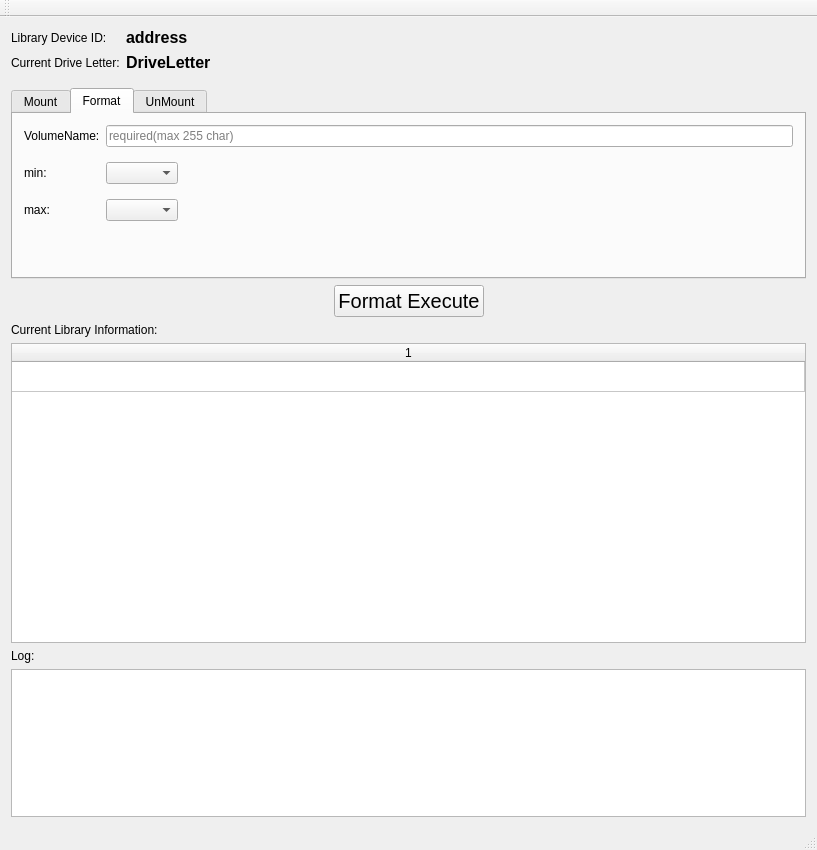
<?xml version="1.0" encoding="UTF-8"?>
<ui version="4.0">
 <class>MainWindow</class>
 <widget class="QMainWindow" name="MainWindow">
  <property name="geometry">
   <rect>
    <x>0</x>
    <y>0</y>
    <width>817</width>
    <height>850</height>
   </rect>
  </property>
  <property name="windowTitle">
   <string>LTFS LE Manager v1.0.1</string>
  </property>
  <widget class="QWidget" name="centralWidget">
   <layout class="QVBoxLayout" name="verticalLayout">
    <item>
     <layout class="QFormLayout" name="formLayout_2">
      <property name="labelAlignment">
       <set>Qt::AlignLeading|Qt::AlignLeft|Qt::AlignVCenter</set>
      </property>
      <property name="formAlignment">
       <set>Qt::AlignLeading|Qt::AlignLeft|Qt::AlignTop</set>
      </property>
      <property name="bottomMargin">
       <number>10</number>
      </property>
      <item row="0" column="0">
       <widget class="QLabel" name="label_DriveAddress">
        <property name="text">
         <string>Library Device ID:</string>
        </property>
       </widget>
      </item>
      <item row="0" column="1">
       <widget class="QLabel" name="label_DriveAddress_cur">
        <property name="font">
         <font>
          <pointsize>12</pointsize>
          <weight>75</weight>
          <bold>true</bold>
         </font>
        </property>
        <property name="text">
         <string>address</string>
        </property>
       </widget>
      </item>
      <item row="1" column="0">
       <widget class="QLabel" name="label_DriveLetter">
        <property name="text">
         <string>Current Drive Letter:</string>
        </property>
       </widget>
      </item>
      <item row="1" column="1">
       <widget class="QLabel" name="label_DriveLetter_cur">
        <property name="font">
         <font>
          <pointsize>12</pointsize>
          <weight>75</weight>
          <bold>true</bold>
         </font>
        </property>
        <property name="text">
         <string>DriveLetter</string>
        </property>
       </widget>
      </item>
     </layout>
    </item>
    <item>
     <widget class="QTabWidget" name="tabWidget_Comannds">
      <property name="sizePolicy">
       <sizepolicy hsizetype="Expanding" vsizetype="Preferred">
        <horstretch>0</horstretch>
        <verstretch>0</verstretch>
       </sizepolicy>
      </property>
      <property name="currentIndex">
       <number>1</number>
      </property>
      <widget class="QWidget" name="tab_mount">
       <attribute name="title">
        <string>Mount</string>
       </attribute>
       <attribute name="toolTip">
        <string>Mount the LTO of LTFS format, so that you can use.</string>
       </attribute>
       <layout class="QGridLayout" name="gridLayout">
        <item row="3" column="0">
         <widget class="QLabel" name="label_synctime">
          <property name="text">
           <string>Synctime(min)</string>
          </property>
         </widget>
        </item>
        <item row="1" column="1">
         <widget class="QComboBox" name="comboBox_assigndrive">
          <item>
           <property name="text">
            <string>P</string>
           </property>
          </item>
          <item>
           <property name="text">
            <string>A</string>
           </property>
          </item>
          <item>
           <property name="text">
            <string>B</string>
           </property>
          </item>
         </widget>
        </item>
        <item row="3" column="1">
         <widget class="QLineEdit" name="lineEdit_synctime">
          <property name="inputMethodHints">
           <set>Qt::ImhDigitsOnly</set>
          </property>
          <property name="text">
           <string>0</string>
          </property>
          <property name="maxLength">
           <number>18</number>
          </property>
          <property name="readOnly">
           <bool>true</bool>
          </property>
          <property name="placeholderText">
           <string>Required. If you specify 0 unmount during synchronization</string>
          </property>
         </widget>
        </item>
        <item row="5" column="0" colspan="2">
         <widget class="QLabel" name="label_mountsynctimenotice">
          <property name="font">
           <font>
            <pointsize>12</pointsize>
           </font>
          </property>
          <property name="inputMethodHints">
           <set>Qt::ImhMultiLine</set>
          </property>
          <property name="text">
           <string>If you can obtain performance,synctime should be set to long or 0(unmount).
However, the time required for recovery and emergency power failure or system failure will be very long.
Please set in consideration of the risk.</string>
          </property>
          <property name="wordWrap">
           <bool>true</bool>
          </property>
         </widget>
        </item>
        <item row="4" column="0">
         <widget class="QLabel" name="label">
          <property name="text">
           <string>work dir</string>
          </property>
         </widget>
        </item>
        <item row="4" column="1">
         <widget class="QLineEdit" name="lineEdit_workdir">
          <property name="text">
           <string>D:\LTFS_LE_WKDIR</string>
          </property>
          <property name="readOnly">
           <bool>false</bool>
          </property>
         </widget>
        </item>
        <item row="1" column="0">
         <widget class="QLabel" name="label_driveletter">
          <property name="text">
           <string>Drive Letter:</string>
          </property>
         </widget>
        </item>
       </layout>
      </widget>
      <widget class="QWidget" name="tab_format">
       <attribute name="title">
        <string>Format</string>
       </attribute>
       <attribute name="toolTip">
        <string>make LTO format with LTFS</string>
       </attribute>
       <layout class="QGridLayout" name="gridLayout_2">
        <property name="verticalSpacing">
         <number>15</number>
        </property>
        <item row="2" column="0">
         <widget class="QLabel" name="label_min">
          <property name="text">
           <string>min:</string>
          </property>
         </widget>
        </item>
        <item row="1" column="0">
         <widget class="QLabel" name="label_VolumeName">
          <property name="text">
           <string>VolumeName:</string>
          </property>
          <property name="alignment">
           <set>Qt::AlignLeading|Qt::AlignLeft|Qt::AlignVCenter</set>
          </property>
         </widget>
        </item>
        <item row="4" column="1">
         <spacer name="verticalSpacer_3">
          <property name="orientation">
           <enum>Qt::Vertical</enum>
          </property>
          <property name="sizeHint" stdset="0">
           <size>
            <width>20</width>
            <height>40</height>
           </size>
          </property>
         </spacer>
        </item>
        <item row="2" column="1">
         <widget class="QComboBox" name="comboBox_min">
          <property name="currentText">
           <string/>
          </property>
          <property name="maxVisibleItems">
           <number>99</number>
          </property>
          <property name="insertPolicy">
           <enum>QComboBox::InsertAtBottom</enum>
          </property>
          <item>
           <property name="text">
            <string/>
           </property>
          </item>
         </widget>
        </item>
        <item row="3" column="1">
         <widget class="QComboBox" name="comboBox_max">
          <property name="insertPolicy">
           <enum>QComboBox::InsertAtTop</enum>
          </property>
         </widget>
        </item>
        <item row="3" column="0">
         <widget class="QLabel" name="label_max">
          <property name="text">
           <string>max:</string>
          </property>
         </widget>
        </item>
        <item row="2" column="2">
         <spacer name="horizontalSpacer_3">
          <property name="orientation">
           <enum>Qt::Horizontal</enum>
          </property>
          <property name="sizeHint" stdset="0">
           <size>
            <width>40</width>
            <height>20</height>
           </size>
          </property>
         </spacer>
        </item>
        <item row="1" column="1" colspan="2">
         <widget class="QLineEdit" name="lineEdit_Volumename">
          <property name="maxLength">
           <number>255</number>
          </property>
          <property name="placeholderText">
           <string>required(max 255 char)</string>
          </property>
         </widget>
        </item>
       </layout>
      </widget>
      <widget class="QWidget" name="tab_unmount">
       <attribute name="title">
        <string>UnMount</string>
       </attribute>
       <attribute name="toolTip">
        <string>Unmount the mounted LTFS folder.</string>
       </attribute>
       <layout class="QGridLayout" name="gridLayout_3">
        <item row="0" column="0">
         <widget class="QLabel" name="label_unmountnotice">
          <property name="inputMethodHints">
           <set>Qt::ImhMultiLine</set>
          </property>
          <property name="text">
           <string>unmount LTFS.
If you access LTFS folder,umount will failed.
quit the program that is accessing the LTFS.</string>
          </property>
          <property name="wordWrap">
           <bool>true</bool>
          </property>
         </widget>
        </item>
        <item row="1" column="0">
         <spacer name="verticalSpacer_2">
          <property name="orientation">
           <enum>Qt::Vertical</enum>
          </property>
          <property name="sizeHint" stdset="0">
           <size>
            <width>20</width>
            <height>40</height>
           </size>
          </property>
         </spacer>
        </item>
       </layout>
      </widget>
     </widget>
    </item>
    <item>
     <layout class="QHBoxLayout" name="horizontalLayout_2">
      <item>
       <spacer name="horizontalSpacer">
        <property name="orientation">
         <enum>Qt::Horizontal</enum>
        </property>
        <property name="sizeHint" stdset="0">
         <size>
          <width>40</width>
          <height>20</height>
         </size>
        </property>
       </spacer>
      </item>
      <item>
       <widget class="QPushButton" name="pushButton_Execute">
        <property name="font">
         <font>
          <pointsize>15</pointsize>
         </font>
        </property>
        <property name="text">
         <string>Format Execute</string>
        </property>
       </widget>
      </item>
      <item>
       <spacer name="horizontalSpacer_2">
        <property name="orientation">
         <enum>Qt::Horizontal</enum>
        </property>
        <property name="sizeHint" stdset="0">
         <size>
          <width>40</width>
          <height>20</height>
         </size>
        </property>
       </spacer>
      </item>
     </layout>
    </item>
    <item>
     <widget class="QLabel" name="label_LEinfo">
      <property name="text">
       <string>Current Library Information:</string>
      </property>
     </widget>
    </item>
    <item>
     <widget class="QTableWidget" name="tableWidget_mountList">
      <property name="sizePolicy">
       <sizepolicy hsizetype="Preferred" vsizetype="Preferred">
        <horstretch>0</horstretch>
        <verstretch>0</verstretch>
       </sizepolicy>
      </property>
      <property name="minimumSize">
       <size>
        <width>0</width>
        <height>300</height>
       </size>
      </property>
      <property name="maximumSize">
       <size>
        <width>16777215</width>
        <height>16777215</height>
       </size>
      </property>
      <property name="toolTip">
       <string>If double clicked here. Open mounted folder by Finder.</string>
      </property>
      <property name="editTriggers">
       <set>QAbstractItemView::NoEditTriggers</set>
      </property>
      <property name="showDropIndicator" stdset="0">
       <bool>false</bool>
      </property>
      <property name="dragDropOverwriteMode">
       <bool>false</bool>
      </property>
      <property name="alternatingRowColors">
       <bool>true</bool>
      </property>
      <property name="textElideMode">
       <enum>Qt::ElideRight</enum>
      </property>
      <property name="showGrid">
       <bool>true</bool>
      </property>
      <property name="sortingEnabled">
       <bool>false</bool>
      </property>
      <property name="wordWrap">
       <bool>false</bool>
      </property>
      <property name="cornerButtonEnabled">
       <bool>true</bool>
      </property>
      <property name="rowCount">
       <number>1</number>
      </property>
      <property name="columnCount">
       <number>1</number>
      </property>
      <attribute name="horizontalHeaderVisible">
       <bool>true</bool>
      </attribute>
      <attribute name="horizontalHeaderCascadingSectionResizes">
       <bool>true</bool>
      </attribute>
      <attribute name="horizontalHeaderDefaultSectionSize">
       <number>50</number>
      </attribute>
      <attribute name="horizontalHeaderHighlightSections">
       <bool>true</bool>
      </attribute>
      <attribute name="horizontalHeaderMinimumSectionSize">
       <number>50</number>
      </attribute>
      <attribute name="horizontalHeaderStretchLastSection">
       <bool>true</bool>
      </attribute>
      <attribute name="verticalHeaderVisible">
       <bool>false</bool>
      </attribute>
      <row/>
      <column/>
     </widget>
    </item>
    <item>
     <widget class="QLabel" name="label_Log">
      <property name="text">
       <string>Log:</string>
      </property>
     </widget>
    </item>
    <item>
     <widget class="QTextEdit" name="textEdit_Log"/>
    </item>
   </layout>
  </widget>
  <widget class="QMenuBar" name="menuBar">
   <property name="geometry">
    <rect>
     <x>0</x>
     <y>0</y>
     <width>817</width>
     <height>21</height>
    </rect>
   </property>
  </widget>
  <widget class="QToolBar" name="mainToolBar">
   <attribute name="toolBarArea">
    <enum>TopToolBarArea</enum>
   </attribute>
   <attribute name="toolBarBreak">
    <bool>false</bool>
   </attribute>
  </widget>
  <widget class="QStatusBar" name="statusBar"/>
 </widget>
 <layoutdefault spacing="6" margin="11"/>
 <resources/>
 <connections/>
</ui>
